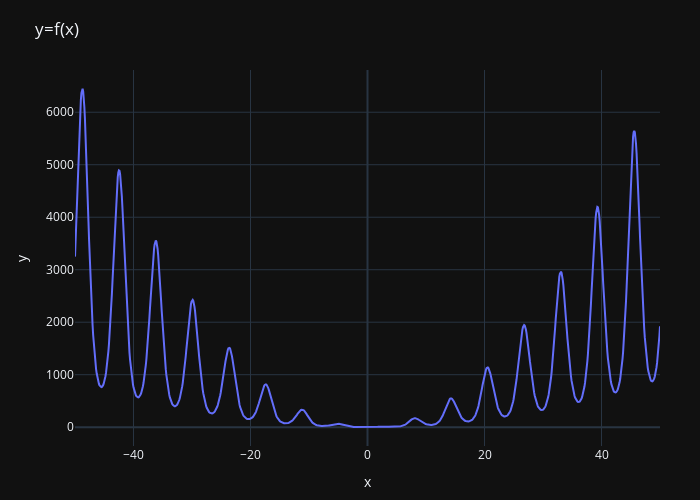

Source (notebook cell):
### Markdown cell above
Нарисуем график функции:

### Code cell
x = np.linspace(-50, 50, 1000)
fig = go.Figure(
    data=go.Scatter(x=x, y=function(x)),
    layout=go.Layout(
        title="y=f(x)",
        xaxis_title="x",
        yaxis_title="y",
        margin=dict(l=75, r=40, t=70, b=15),
        template=theme,
        width=700,
        height=500,
    ),
)
fig.show()

### Figure 1 — Plotly figure (JSON) as saved in the notebook; plotly's stock layout.template omitted (floating-point values rounded to 4 significant figures; data arrays with more than 128 entries replaced by an {"elided": "..."} marker saying what was removed)
{"data": [{"type": "scatter", "x": {"elided": "1000 float values"}, "y": {"elided": "1000 float values"}}], "layout": {"height": 500, "margin": {"b": 15, "l": 75, "r": 40, "t": 70}, "title": {"text": "y=f(x)"}, "width": 700, "xaxis": {"title": {"text": "x"}}, "yaxis": {"title": {"text": "y"}}}}
